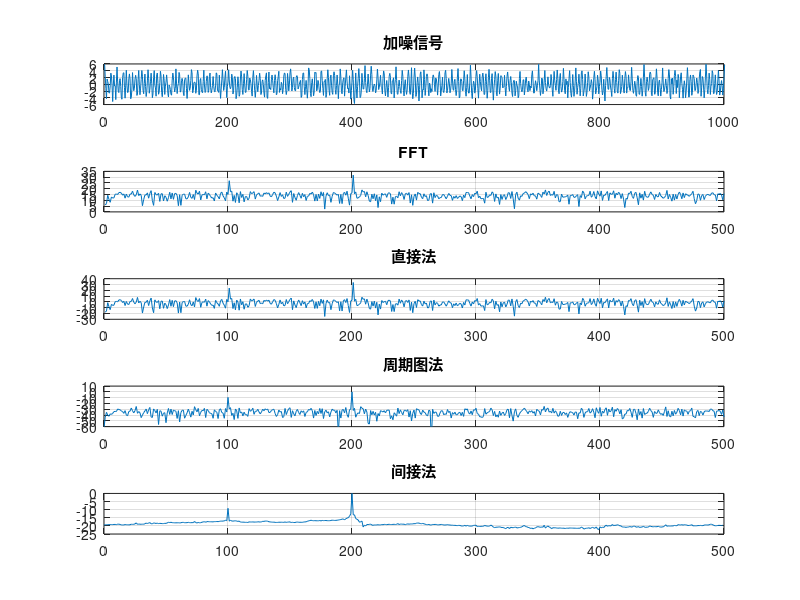

MATLAB code for this plot:
%%%此程序来源知乎——频域特征值提取的MATLAB代码实现（频谱、功率谱、倒频谱）
%%https://zhuanlan.zhihu.com/p/36163931

fs = 1000;
N = 1000;  %fft采样点数

%产生序列
n = 0:1/fs:1;
data = cos(2*pi*100*n) + 3*cos(2*pi*200*n)+(randn(size(n)));
subplot(5,1,1);plot(data);title('加噪信号');xlim([0 1000]);grid on
%FFT
Y = fft(data,N);
Y = abs(Y);
subplot(5,1,2);plot((10*log10(Y(1:N/2))));title('FFT');xlim([0 500]);grid on
%FFT直接平方
Y2 = Y.^2/(N);
subplot(5,1,3);plot(10*log10(Y2(1:N/2)));title('直接法');xlim([0 500]);grid on
%周期图法
window = boxcar(length(data));  %矩形窗
[psd1,f] = periodogram(data,window,N,fs);
psd1 = psd1 / max(psd1);
subplot(5,1,4);plot(f,10*log10(psd1));title('周期图法');ylim([-60 10]);grid on
%自相关结果
cxn = xcorr(data,'unbiased');  %计算自相关函数
%自相关法
CXk = fft(cxn,N);
psd2 = abs(CXk);
index = 0:round(N/2-1);
k = index*fs/N;
psd2 = psd2/max(psd2);
psd2 = 10*log10(psd2(index+1));
subplot(5,1,5);plot(k,psd2);title('间接法');grid on